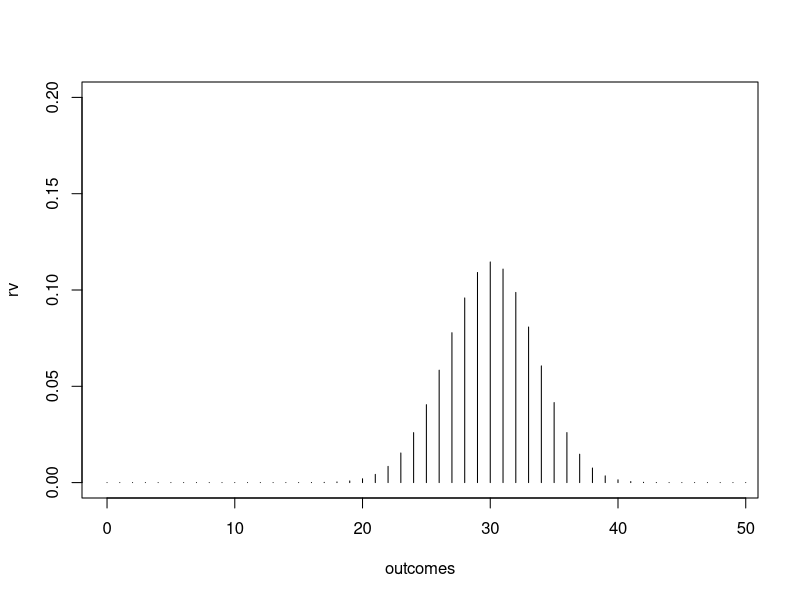

Reproduce this figure in R.
x = rbinom(1, 50, 0.6)
print(x)
n = 50
outcomes = 0:n
rv = vector("numeric", length = 51)
for(i in outcomes){
  rv[i+1] = dbinom(i, 50, 0.6)
}
plot(outcomes, rv, type = 'h', xlim = c(0, n-1), ylim = c(0, 0.2))